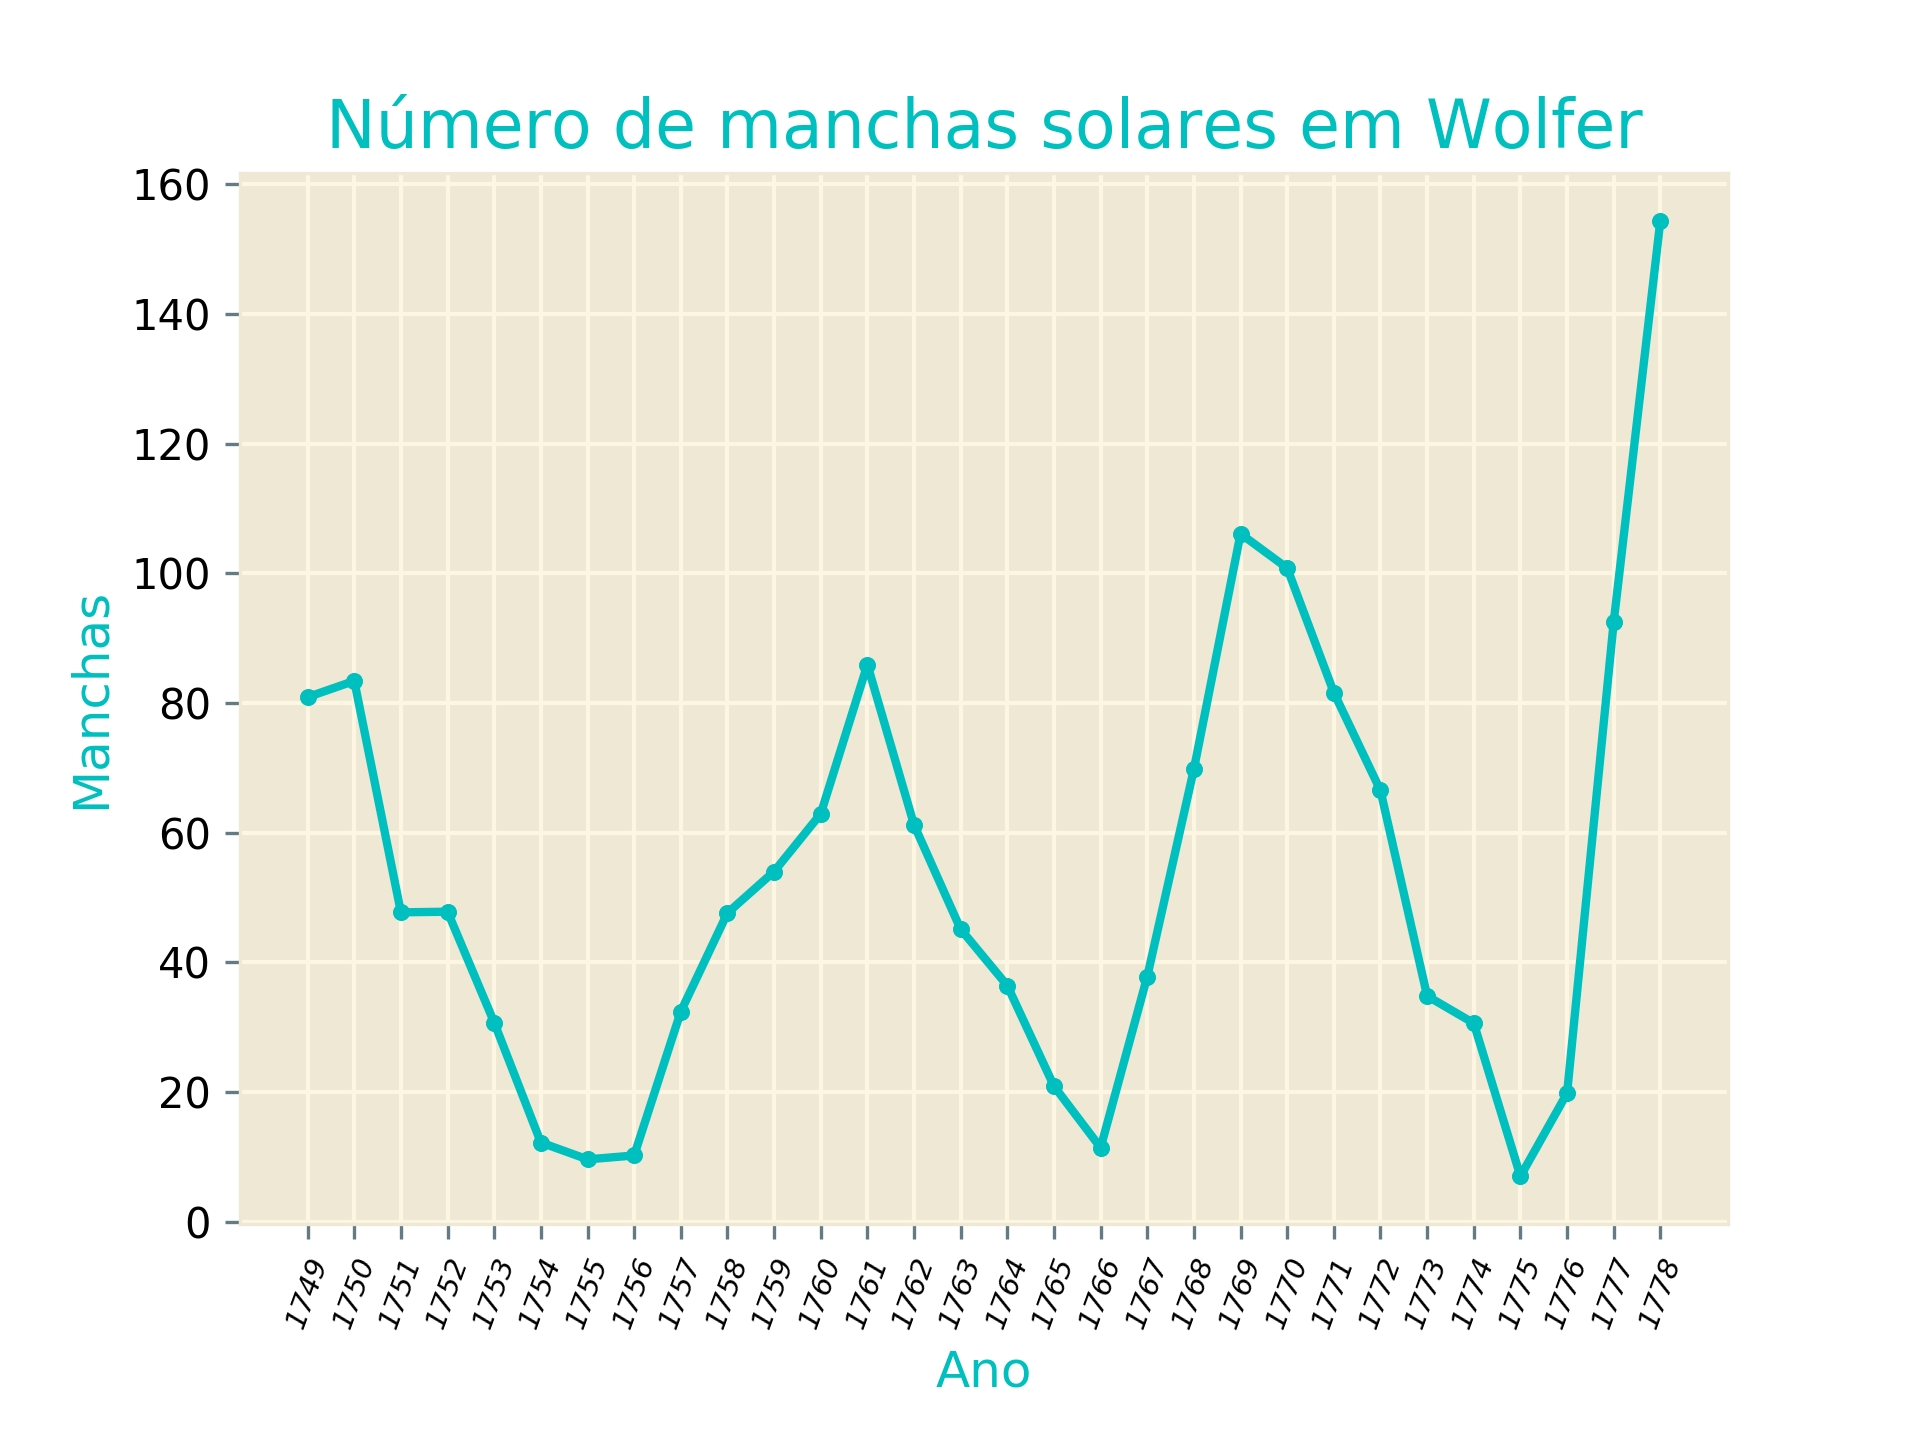

Recreate this plot in Python.
import pandas as pd
import matplotlib.pyplot as plt

manchas = pd.read_csv("a2_MANCHAS.csv")
manchas = manchas.head(30)

plt.style.use('Solarize_Light2')

plt.plot(manchas.Ano, manchas.manchas, '.c-')
plt.step(manchas.Ano, manchas.manchas, '.', color='c')
plt.title("Número de manchas solares em Wolfer", color='c')
plt.xticks(manchas.Ano, manchas.Ano, rotation='70', color='k', size='x-small', style='italic')
plt.yticks(color='k')
plt.subplots_adjust(bottom=0.15)
plt.xlabel("Ano", color='c')
plt.ylabel("Manchas", color='c')
plt.grid(True)

plt.savefig("graph4.jpg", quality=100, optimize=True, dpi=300)

